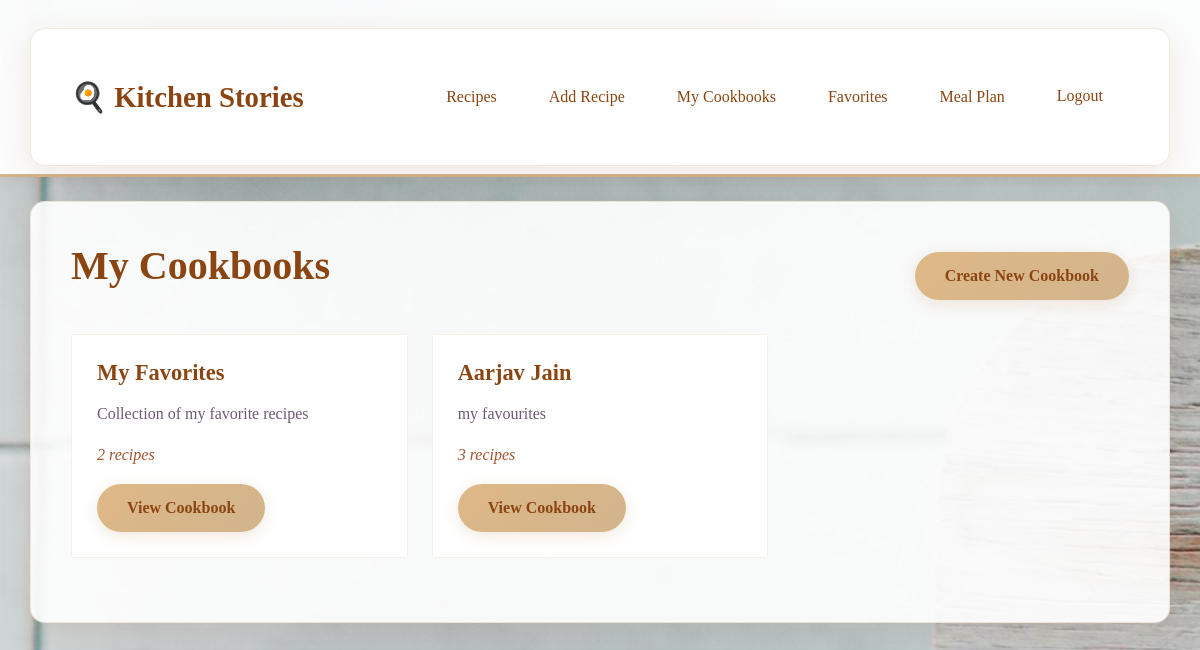
The app's page /cookbooks/ (signed in) with its own data.
### recipes/models.py (models this page shows, shortened)
class Cookbook(models.Model):
    name = models.CharField(max_length=200)
    description = models.TextField(blank=True)
    recipes = models.ManyToManyField(Recipe, blank=True)
    author = models.ForeignKey(User, on_delete=models.CASCADE)
    created_at = models.DateTimeField(auto_now_add=True)

### recipes/views.py (the view)
# urls.py: path('cookbooks/', views.cookbook_list, name='cookbook_list'),
@login_required
def cookbook_list(request):
    cookbooks = Cookbook.objects.filter(author=request.user)
    return render(request, 'recipes/cookbook_list.html', {'cookbooks': cookbooks})

### templates/recipes/cookbook_list.html
{% extends 'base.html' %}
{% block content %}
<div class="d-flex justify-content-between align-items-center mb-4">
    <h1>My Cookbooks</h1>
    <a href="{% url 'cookbook_create' %}" class="btn btn-primary">Create New Cookbook</a>
</div>
<div class="row">
    {% for cookbook in cookbooks %}
        <div class="col-md-4 mb-4">
            <div class="card">
                <div class="card-body">
                    <h5 class="card-title">{{ cookbook.name }}</h5>
                    <p class="card-text">{{ cookbook.description|truncatewords:20 }}</p>
                    <p class="text-muted">{{ cookbook.recipes.count }} recipe{{ cookbook.recipes.count|pluralize }}</p>
                    <a href="{% url 'cookbook_detail' cookbook.pk %}" class="btn btn-primary">View Cookbook</a>
                </div>
            </div>
        </div>
    {% empty %}
        <p>You haven't created any cookbooks yet. <a href="{% url 'cookbook_create' %}">Create your first cookbook</a>!</p>
    {% endfor %}
</div>
{% endblock %}

### static/css/style.css (style rules this page uses)
* { box-sizing: border-box; }
body { background-image: url('media/recipes/kitchen.jpg'); font-family: 'Georgia', 'Times New Roman', serif; color: #5d4e37; line-height: 1.6; }
.card-body { padding: 25px; background: #ffffff; }
.card-title { color: #8b4513; font-weight: 600; font-size: 1.4rem; margin-bottom: 15px; font-family: 'Georgia', serif; }
.card-text { color: #6b5b73; font-size: 1rem; line-height: 1.5; }
.btn-primary { background: linear-gradient(135deg, #deb887, #d2b48c); border: none; border-radius: 25px; padding: 12px 30px; color: #8b4513; font-weight: 600; transition: all 0.3s ease; box-shadow: 0 4px 15px rgba(210, 180, 140, 0.3); font-family: 'Georgia', serif; }
h1, h2, h3, h4, h5, h6 { color: #8b4513; font-weight: 600; font-family: 'Georgia', serif; margin-bottom: 20px; }
.text-muted { color: #a0522d !important; font-style: italic; }
.card { border: 1px solid rgba(210, 180, 140, 0.2); }
html { scroll-behavior: smooth; }

### records on screen
Cookbook: name "My Favorites", description "Collection of my favorite recipes", recipes.count "2"
Cookbook: name "Aarjav Jain", description "my favourites", recipes.count "3"
